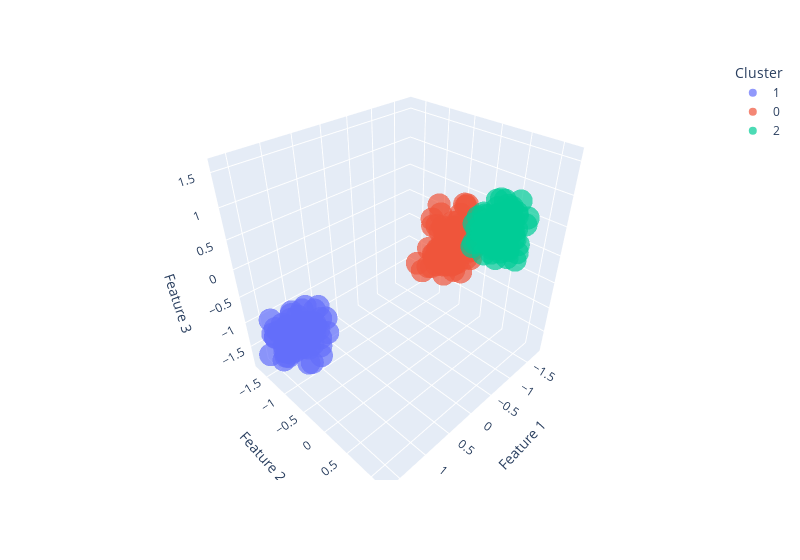

Write notebook code for a chart like this one.
### Markdown cell above
#### Or you can use Plotly

### Code cell
df = pd.DataFrame(X, columns=['Feature 1', 'Feature 2', 'Feature 3'])
df['Cluster'] = y.astype(str)

# Plot
fig = px.scatter_3d(df, x='Feature 1', y='Feature 2', z='Feature 3',
                    color='Cluster', opacity=0.7,width=800)
fig.show()
